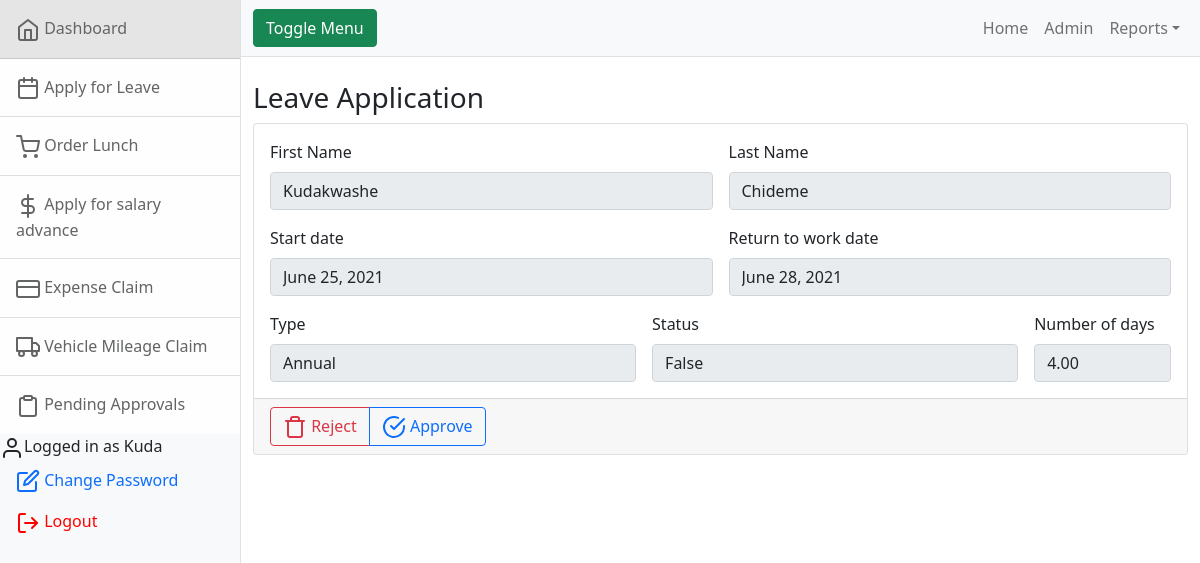
The app's page /hr/LeaveApproval/4 (signed in) with its own data.
### hr/models.py (models this page shows)
class LeaveApplication(models.Model):
    date = models.DateField(default=timezone.now)
    employee = models.ForeignKey(User, on_delete=models.CASCADE,related_name='employee',null=False)
    start_date = models.DateField(null=False,default=timezone.now)
    return_date = models.DateField(default=timezone.now)
    LEAVE_TYPE_CHOICES = [
        ('Annual', 'Annual'),
        ('Sick', 'Sick'),
        ('Study', 'Study'),
        ('Other', 'Other'),
    ]
    leave_type = models.CharField(max_length=100,choices=LEAVE_TYPE_CHOICES,default="Annual",null=False)
    days = models.DecimalField(max_digits=5,decimal_places=2,null=False)
    status = models.CharField(max_length=100,default="Pending Approval") #change column to status
    approved_by = models.ForeignKey(User, on_delete=models.CASCADE,related_name='supervisor',null=True)

### hr/views.py (the view, shortened to what this page needs)
# urls.py: path("LeaveApproval/<int:id>",views.approve_leave_view, name='leave_approval'),
@login_required
def approve_leave_view(request, id):
    application = LeaveApplication.objects.get(pk=id)
    return render(request,"hr/leave_approval.html",{
        "application":application
    })

### hr/templates/hr/leave_approval.html (shortened to what this page needs)
{% extends "hr/layout.html"%}
{% block main %}
<h3 class="mt-4">Leave Application</h3>
<div class="card">
    <div class ="card-body">
        <form class="row g-3">
            <div class="col-md-6">
              <label for="inputName" class="form-label">First Name</label>
              <input type="text" class="form-control" id="inputName" value="{{ application.employee.first_name }}" disabled>
            </div>
            <div class="col-md-6">
              <label for="LastName" class="form-label">Last Name</label>
              <input type="text" class="form-control" id="LastName" value="{{ application.employee.last_name }}" disabled>
            </div>
            <div class="col-6">
              <label for="inputStart" class="form-label">Start date</label>
              <input type="text" class="form-control" id="inputStart" value="{{ application.start_date }}" disabled>
            </div>
            <div class="col-6">
              <label for="inputEnd" class="form-label">Return to work date</label>
              <input type="text" class="form-control" id="inputEnd" value="{{ application.return_date }}" disabled>
            </div>
            <div class="col-md-5">
                <label for="inputType" class="form-label">Type</label>
                <input type="text" class="form-control" id="inputType" value="{{ application.leave_type }}" disabled>
            </div>
            <div class="col-md-5">
              <label for="inputStatus" class="form-label">Status</label>
              <input type="text" class="form-control" id="inputStatus" value="{{ application.status }}" disabled>
            </div>
            <div class="col-md-2">
              <label for="inputDays" class="form-label">Number of days</label>
              <input type="text" class="form-control" id="inputDays" value="{{ application.days }}" disabled>
            </div>
          </form>
    </div>
    {% if perms.users.can_approve_hr %}
    <div class="card-footer">
        <form id="hk1" action="{% url  'hr:leave_approval' id=application.id %}" method="post">
            <div class="btn-group" role="group" aria-label="Button Group">
                <button   value="Rejected" onclick="myFunction(this)" class="btn btn-outline-danger"><span data-feather="trash"></span> Reject</button>
                <button   value="Approved" onclick="myFunction(this)"  class="btn btn-outline-primary"><span data-feather="check-circle"></span> Approve</button>
            </div>
        </form>
      {% endif %}
    </div>
</div>
{% endblock %}

### hr/templates/hr/layout.html (shortened to what this page needs)
<!DOCTYPE html>
<html lang="en">
    <head>
         <link href="https://cdn.jsdelivr.net/npm/bootstrap@5.0.1/dist/css/bootstrap.min.css" rel="stylesheet">
        {% load static %}
        <link rel="stylesheet" type="text/css" href="{% static 'hr/style.css' %}">
        <link rel="stylesheet" href="https://cdn.datatables.net/1.10.23/css/jquery.dataTables.min.css" />
        <link  rel="stylesheet" href="https://cdn.datatables.net/1.10.23/css/dataTables.bootstrap4.min.css" />
        <link  rel="stylesheet" href="https://cdn.datatables.net/buttons/1.6.5/css/buttons.bootstrap4.min.css" />
        <link  rel="stylesheet" href="https://cdn.datatables.net/searchpanes/1.2.1/css/searchPanes.dataTables.min.css" />
    </head>
    <body>
        <div class="d-flex" id="wrapper">
            <div class="border-end bg-light" id="sidebar-wrapper">
                <div class="list-group list-group-flush">
                    <a class="list-group-item list-group-item-action list-group-item-light p-3" href="{% url  'hr:dashboard' %}"><span  data-feather="home"></span> Dashboard</a>
                    <a class="list-group-item list-group-item-action list-group-item-light p-3" href="{% url  'hr:apply_leave' %}"><span  data-feather="calendar"></span> Apply for Leave</a>
                    <a class="list-group-item list-group-item-action list-group-item-light p-3" href="{% url  'hr:order_lunch' %}"><span  data-feather="shopping-cart"></span> Order Lunch</a>
                    <a class="list-group-item list-group-item-action list-group-item-light p-3" href="{% url  'hr:apply_salary_advance' %}"><span  data-feather="dollar-sign"></span> Apply for salary advance</a>
                    <a class="list-group-item list-group-item-action list-group-item-light p-3" href="{% url  'hr:apply_expense_claim' %}"><span  data-feather="credit-card"></span> Expense Claim</a>
                    <a class="list-group-item list-group-item-action list-group-item-light p-3" href="{% url  'hr:apply_mileage_claim' %}"><span  data-feather="truck"></span> Vehicle Mileage Claim</a>
                    <a class="list-group-item list-group-item-action list-group-item-light p-3" href="{% url  'hr:awaiting_approval' %}"><span  data-feather="clipboard"></span> Pending Approvals</a>
                </div>
                <ul class="nav flex-column">
                    <li><span  data-feather="user"></span>Logged in as {{ request.user }}</li>
                    <li class="nav-item">
                        <a class="nav-link" href="{% url  'users:password_change' %}">
                          <span  data-feather="edit"></span>
                          <span>
                          Change Password
                          </span>
                        </a>
                    </li>
                    <li class="nav-item">
                        <a class="nav-link" href="{% url  'users:logout' %}">
                          <span style="color:red;" data-feather="log-out"></span>
                          <span style="color:red;">
                          Logout
                          </span>
                        </a>
                    </li>
                </ul>
            </div>
            <div id="page-content-wrapper">
                <nav class="navbar navbar-expand-lg navbar-light bg-light border-bottom">
                    <div class="container-fluid">
                        <button class="btn btn-success" id="sidebarToggle">Toggle Menu</button>
                        <div class="collapse navbar-collapse" id="navbarSupportedContent">
                            <ul class="navbar-nav ms-auto mt-2 mt-lg-0">
                                <li class="nav-item active"><a class="nav-link" href="{% url  'hr:dashboard' %}">Home</a></li>
                                <li class="nav-item"><a class="nav-link" href="{% url  'admin:index' %}">Admin</a></li>
                                <li class="nav-item dropdown">
                                    <a class="nav-link dropdown-toggle" id="navbarDropdown" href="#" role="button" data-bs-toggle="dropdown" aria-haspopup="true" aria-expanded="false">Reports</a>
                                </li>
                            </ul>
                        </div>
                    </div>
                </nav>
                <div class="container-fluid">
                    {% block main %}{% endblock %}
                </div>
            </div>
        </div>
    {% load static %}
</body>
</html>
    </body>
</html>

### records on screen
LeaveApplication: employee.first_name "Kudakwashe", employee.last_name "Chideme", start_date "June 25, 2021", return_date "June 28, 2021", leave_type "Annual", status "False", days "4.00"

### other values on screen
{{ request.user }} "Kuda"
